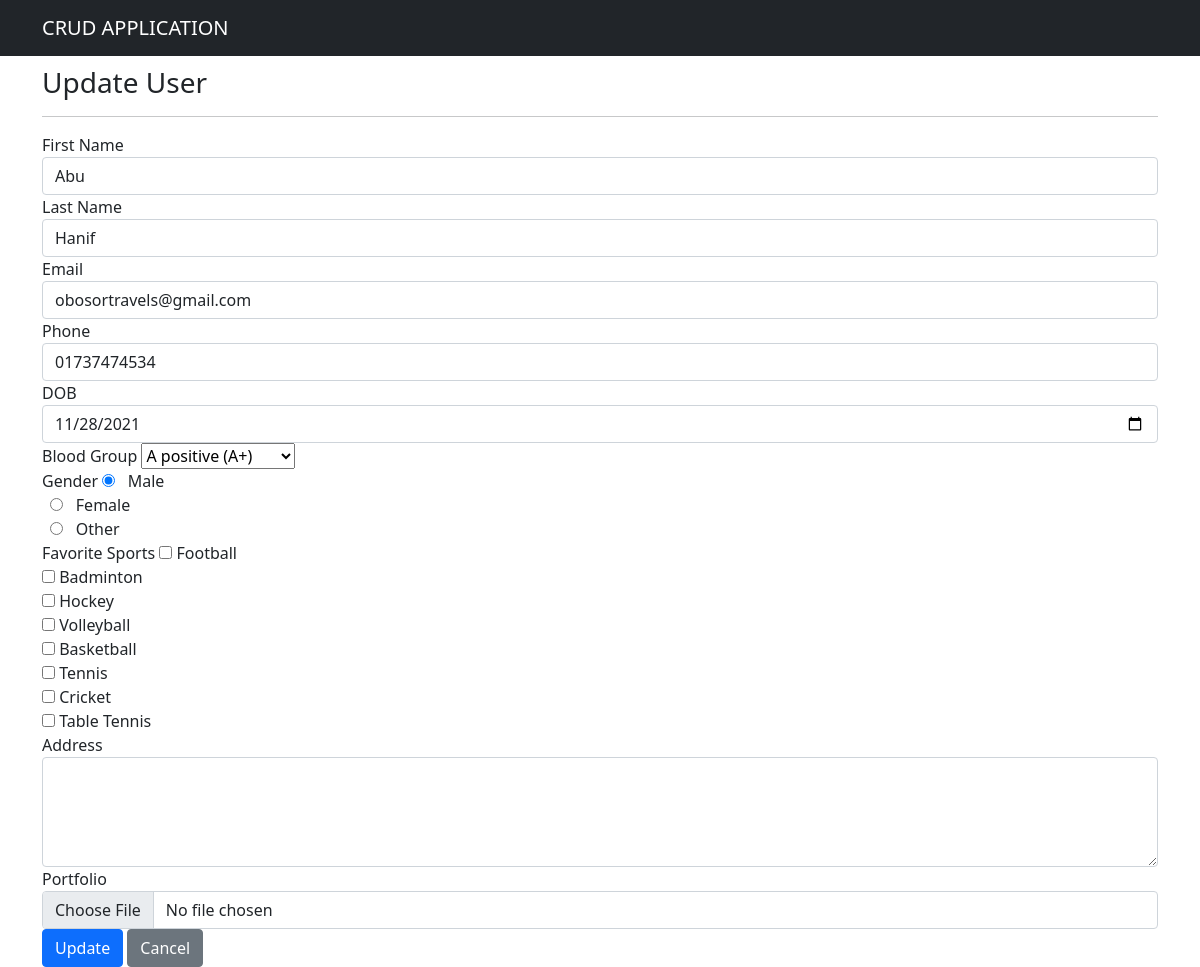
/index.php/user/edit/2, run on the app's committed database.
### tables this page shows
CREATE TABLE `curd_t` (
  `user_id` int(11) NOT NULL,
  `first_name` varchar(50) NOT NULL,
  `last_name` varchar(50) NOT NULL,
  `email` varchar(50) NOT NULL,
  `phone` varchar(50) NOT NULL,
  `dob` date NOT NULL,
  `blood_group` varchar(20) NOT NULL,
  `gender` varchar(20) NOT NULL,
  `sports` varchar(50) NOT NULL,
  `address` varchar(200) NOT NULL,
  `portfolio` varchar(100) NOT NULL,
  `create_at` date NOT NULL
);

### application/controllers/User.php (called while the page is built, shortened)
<?php
class User extends CI_Controller
{
    function edit($userID)
    {
        $this->load->model('User_model');
        $user = $this->User_model->getUser($userID);
        $data = array();
        $data['user'] = $user;
        $this->form_validation->set_rules('first_name', 'Name', 'required');
        $this->form_validation->set_rules('last_name', 'Name', 'required');
        $this->form_validation->set_rules('email', 'Email', 'required|valid_email');
        $this->form_validation->set_rules('phone', 'Phone', 'required');
        $this->form_validation->set_rules('dob', 'DOB',);
        $this->form_validation->set_rules('blood_group', 'Blood Group');
        $this->form_validation->set_rules('gender', 'Gender');
        $this->form_validation->set_rules('sports', 'Sports');
        $this->form_validation->set_rules('address', 'Address');
        $this->form_validation->set_rules('portfolio', 'Portfolio');
        if ($this->form_validation->run() == false) {
            $this->load->view('edit', $data);
        }
    }
}

### index.php (called while the page is built, shortened)
<?php
require_once BASEPATH.'core/CodeIgniter.php';

### application/models/User_model.php (called while the page is built, shortened)
<?php
class User_model extends CI_model
{
    function getUser($userID){
        $this->db->where('user_id', $userID);
        return $this->db->get('curd_t')->row_array();
    }
}

### application/views/edit.php (the view, shortened to what this page needs)
<!DOCTYPE html>
<html>
<head>
    <link rel="stylesheet" type="text/css" href="<?php echo base_url() . 'assets/css/bootstrap.min.css'; ?>">
</head>
<body>
    <div class="navbar navbar-dark bg-dark">
        <div class="container">
            <a href="#" class="navbar-brand">CRUD APPLICATION</a>
        </div>
    </div>
    <div class="container" style="padding-top: 10px;">
        <h3>Update User</h3>
        <hr>
        <form method="POST" name="createUser" action="<?php echo base_url() . 'index.php/user/edit/' . $user['user_id']; ?>">
            <div class="row">
                <div class="col-md-12">
                    <div class="form-group">
                        <label>First Name</label>
                        <input type="text" name="first_name" value="<?php echo set_value('first_name', $user['first_name']); ?>" class="form-control">
                    </div>
                    <div class="form-group">
                        <label>Last Name</label>
                        <input type="text" name="last_name" value="<?php echo set_value('last_name', $user['last_name']); ?>" class="form-control">
                    </div>
                    <div class="form-group">
                        <label>Email</label>
                        <input type="text" name="email" value="<?php echo set_value('email', $user['email']); ?>" class="form-control">
                    </div>
                    <div class="form-group">
                        <label>Phone</label>
                        <input type="tel" name="phone" value="<?php echo set_value('phone', $user['phone']); ?>" class="form-control">
                    </div>
                    <div class="form-group">
                        <label>DOB</label>
                        <input type="date" name="dob" value="<?php echo set_value('dob', $user['dob']); ?>" class="form-control">
                    </div>
                    <div class="form-group">
                        <label>Blood Group</label>
                        <select name="blood_group">
                            <option value="<?php echo set_value('blood_group', $user['blood_group']); ?>">A positive (A+)</option>
                        </select>
                    </div>
                    <div class="form-group">
                        <label>Gender</label>
                        <input type="radio" <?php if ($user['gender'] == 'Male') {
                                                echo "checked";
                                            } ?> name="gender" value="Male">
                          <label for="male">Male</label><br>
                          <input type="radio" name="gender" <?php if ($user['gender'] == 'Female') {
                                                                echo "checked";
                                                            } ?> value="Female">
                          <label for="female">Female</label><br>
                          <input type="radio" name="gender" <?php if ($user['gender'] == 'Other') {
                                                                echo "checked";
                                                            } ?> value="Other">
                          <label for="other">Other</label>
                    </div>
                    <div class="form-group">
                        <label>Favorite Sports</label>
                        <input type="checkbox" name="sports" <?php if ($user['sports'] == 'Football') {
                                                                    echo "checked";
                                                                } ?> value="Football">
                        <label for="football"> Football</label><br>
                        <input type="checkbox" name="sports" <?php if ($user['sports'] == 'Badminton') {
                                                                    echo "checked";
                                                                } ?> value="Badminton">
                        <label for="badminton"> Badminton</label><br>
                        <input type="checkbox" name="sports" <?php if ($user['sports'] == 'Hockey') {
                                                                    echo "checked";
                                                                } ?> value="Hockey">
                        <label for="hockey"> Hockey</label><br>
                        <input type="checkbox" name="sports" <?php if ($user['sports'] == 'Volleyball') {
                                                                    echo "checked";
                                                                } ?>value="Volleyball">
                        <label for="volleyball"> Volleyball</label><br>
                        <input type="checkbox" name="sports" <?php if ($user['sports'] == 'Basketball') {
                                                                    echo "checked";
                                                                } ?>value="Basketball">
                        <label for="basketball"> Basketball</label><br>
                        <input type="checkbox" name="sports" <?php if ($user['sports'] == 'Tennis') {
                                                                    echo "checked";
                                                                } ?>value="Tennis">
                        <label for="tennis"> Tennis</label><br>
                        <input type="checkbox" name="sports" <?php if ($user['sports'] == 'Cricket') {
                                                                    echo "checked";
                                                                } ?>value="Cricket">
                        <label for="cricket"> Cricket</label><br>
                        <input type="checkbox" name="sports" <?php if ($user['sports'] == 'Table Tennis') {
                                                                    echo "checked";
                                                                } ?>value="Table Tennis">
                        <label for="table_tennis"> Table Tennis</label><br>
                    </div>
                    <div class="form-group">
                        <label>Address</label>
                        <textarea name="address" rows="4" cols="50" value="<?php echo set_value('address', $user['address']); ?>" class="form-control"></textarea>
                    </div>
                    <div class="form-group">
                        <label>Portfolio</label>
                        <input type="file" name="portfolio" value="<?php echo set_value('portfolio', $user['portfolio']); ?>" class="form-control">
                    </div>
                    <div class="form-group">
                        <button class="btn btn-primary">Update</button>
                        <a href="<?php echo base_url() . 'index.php/user/index'; ?>" class="btn-secondary btn">Cancel</a>
                    </div>
                </div>
            </div>
        </form>
    </div>
</body>
</html>

### data on the page
curd_t: first_name "Abu", last_name "Hanif", email "obosortravels@gmail.com", phone "01737474534", dob "11/28/2021", gender "☑"
